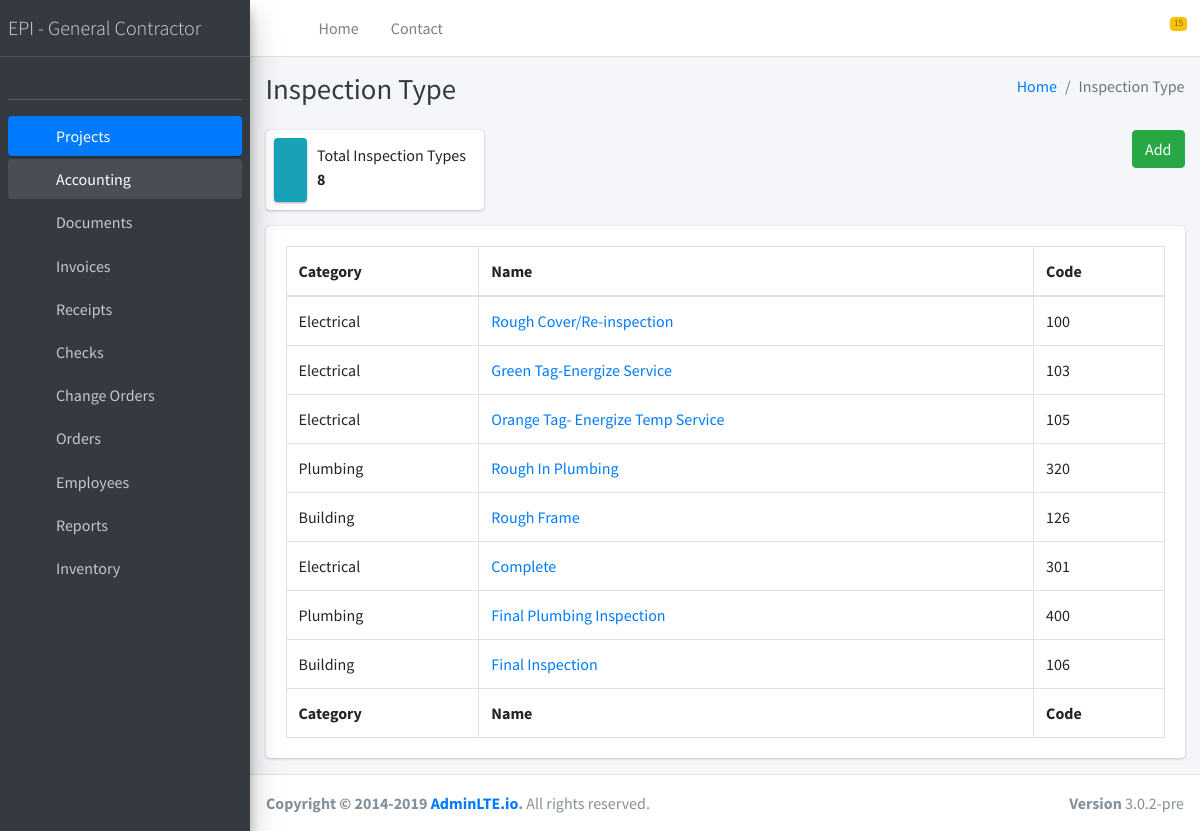
Screenshot of /inspection_types/ with the database file from the repository.
### inspection_types/models.py (models this page shows, shortened)
class Inspection_type(models.Model):
    category = [
        ('Electrical', 'Electrical'),
        ('Plumbing', 'Plumbing'),
        ('Building', 'Building'),
    ]
    category = models.CharField(
        max_length=255,
        choices=category
    )
    name = models.CharField(max_length=255)
    code = models.CharField(max_length=255)
    uuid = models.UUIDField(default=uuid.uuid4, editable=False)
    created_at = models.DateTimeField(auto_now=True)
    updated_at = models.DateTimeField(auto_now_add=True)
    class Meta:
        verbose_name = 'Inspection Type'
        verbose_name_plural = 'Inspection Types'

### inspection_types/views.py (the view)
def index(request, template_name='inspection_types/index.html'):
    inspection_types = Inspection_type.objects.filter()
    data = {}
    data['list'] = inspection_types
    return render(request, template_name, data)

### templates/inspection_types/index.html (shortened to what this page needs)
{% extends 'base.html' %}
{% load static %}
{% block content %}
  <div class="content-wrapper">
    <div class="content-header">
      <div class="container-fluid">
        <div class="row mb-2">
          <div class="col-sm-6">
            <h1 class="m-0 text-dark">Inspection Type</h1>
          </div>
          <div class="col-sm-6">
            <ol class="breadcrumb float-sm-right">
              <li class="breadcrumb-item"><a href="#">Home</a></li>
              <li class="breadcrumb-item active">Inspection Type</li>
            </ol>
          </div>
        </div>
      </div>
    </div>
    <section class="content">
      <div class="container-fluid">
        <div class="row">
          <div class="col-12 col-sm-6 col-md-3">
            <div class="info-box">
              <span class="info-box-icon bg-info elevation-1"><i class="far fa-money-bill-alt"></i></span>
              <div class="info-box-content">
                <span class="info-box-text">Total Inspection Types</span>
                <span class="info-box-number">
                    {{ list.count }}
                </span>
              </div>
            </div>
          </div>
            <div class="col-12 col-sm-6 col-md-3 offset-md-6 text-right">
                <a href="{% url 'inspection_type_create' %}" class="btn btn-success">Add</a>
            </div>
        </div>
          <div class="row">
          <div class="col-12">
          <div class="card">
              <div class="card-body">
                <table id="inspection_type_table" class="table table-bordered table-condensed">
                  <thead>
                    <tr>
                        <th>Category</th>
                        <th>Name</th>
                        <th>Code</th>
                    </tr>
                  </thead>
                  <tbody>
                    {% for inspection_type in list %}
                    <tr>
                        <td>{{ inspection_type.category }}</td>
                        <td><a href="{% url 'inspection_type_update' inspection_type.id %}">{{ inspection_type.name }}</a></td>
                        <td>{{ inspection_type.code }}</td>
                    </tr>
                  {% endfor %}
                  </tbody>
                <tfoot>
                    <tr>
                        <th>Category</th>
                        <th>Name</th>
                        <th>Code</th>
                    </tr>
                </tfoot>
                </table>
              </div>
            </div>
          </div>
        </div>
      </div>
    </section>
  </div>
{% endblock content %}

### rows the page displays
Inspection_type: category "Electrical", name "Rough Cover/Re-inspection", code "100"
Inspection_type: category "Electrical", name "Green Tag-Energize Service", code "103"
Inspection_type: category "Electrical", name "Orange Tag- Energize Temp Service", code "105"
Inspection_type: category "Plumbing", name "Rough In Plumbing", code "320"
Inspection_type: category "Building", name "Rough Frame", code "126"
Inspection_type: category "Electrical", name "Complete", code "301"
Inspection_type: category "Plumbing", name "Final Plumbing Inspection", code "400"
Inspection_type: category "Building", name "Final Inspection", code "106"

### other values shown
{{ list.count }} "8"
